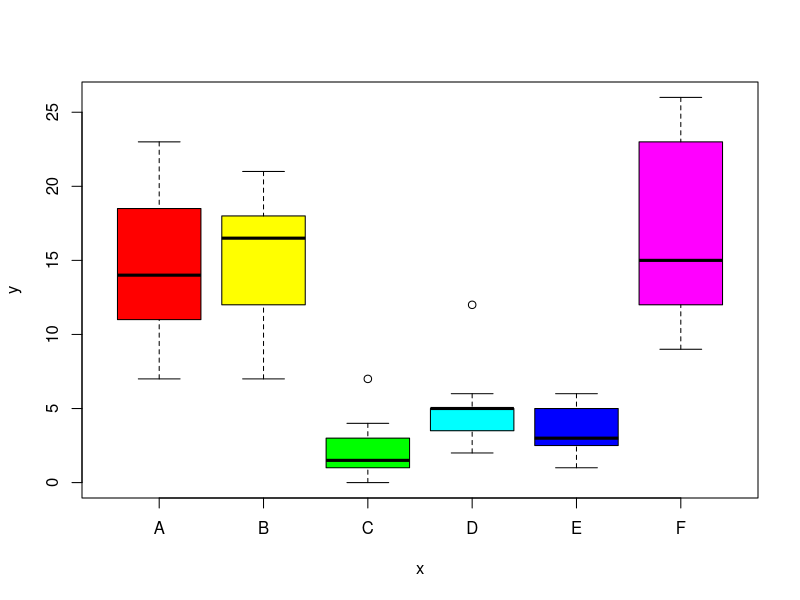
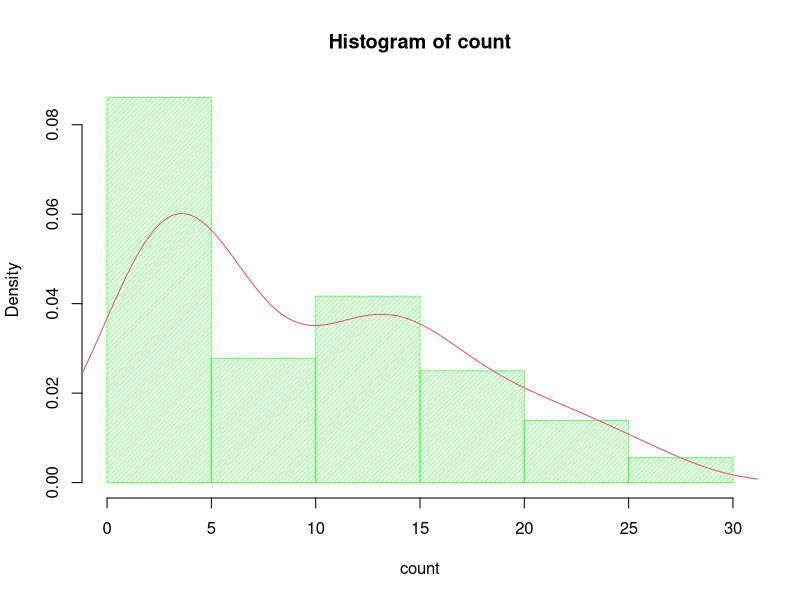
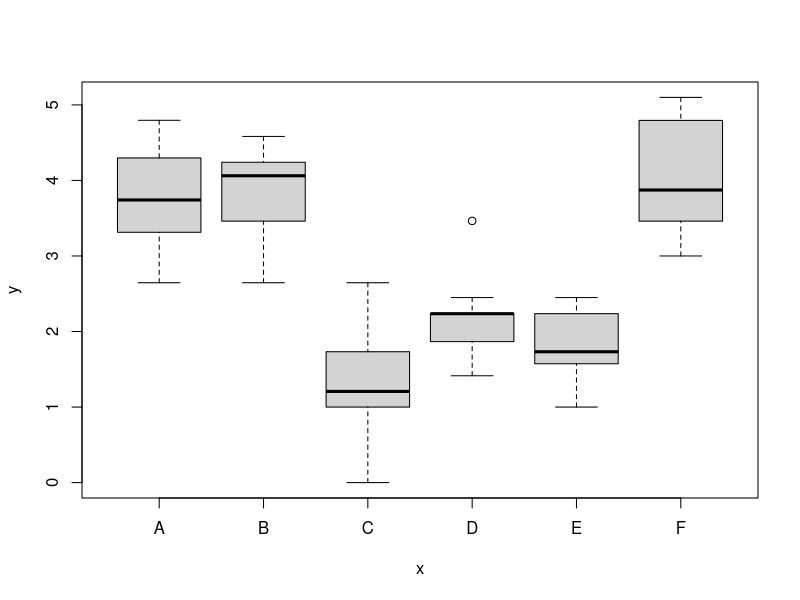
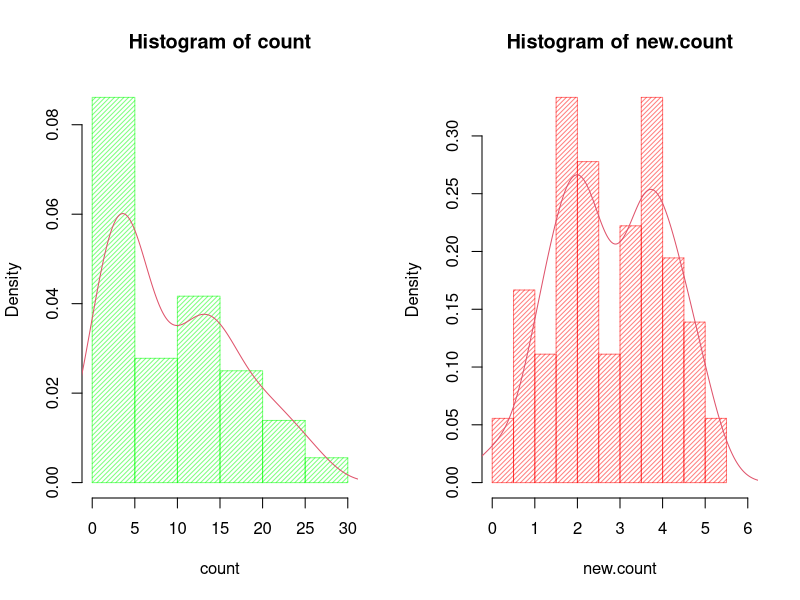
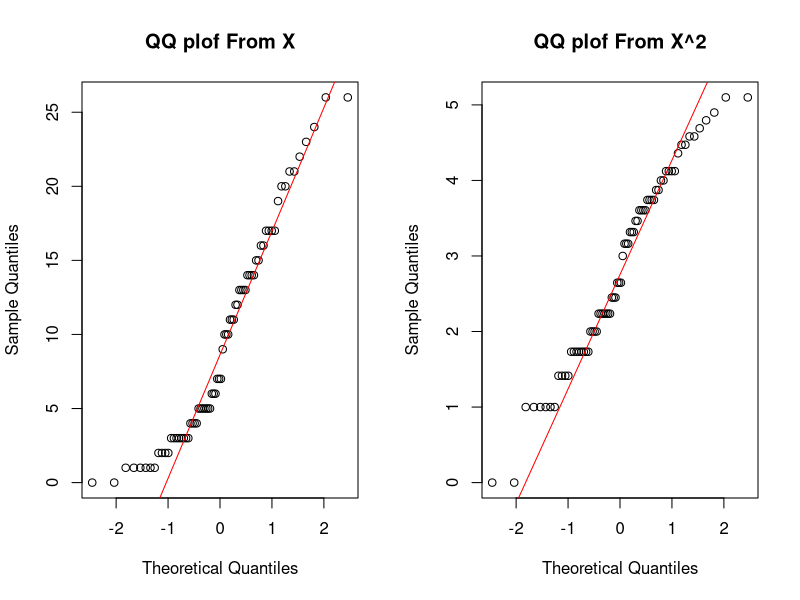
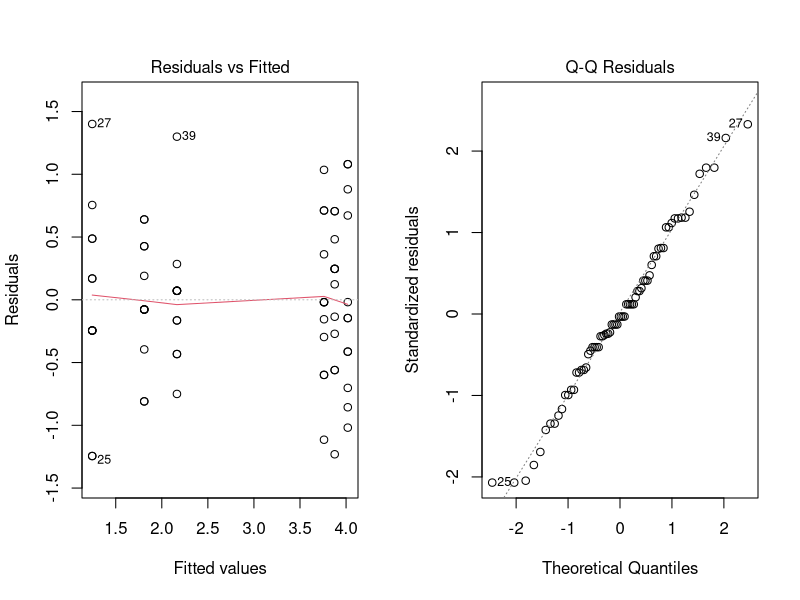
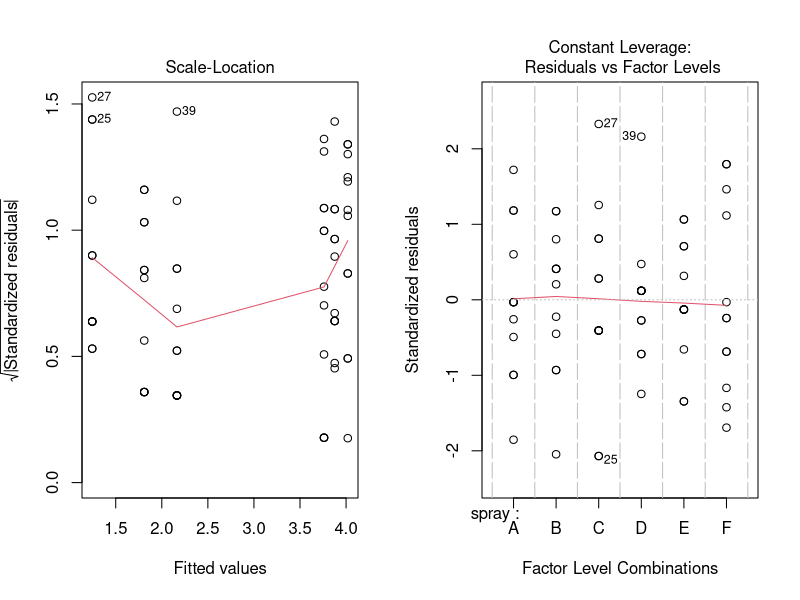

Generate these figures, in order, with R:

# Analysis of variance (ANOVA) is a collection of statistical models and their associated 
# estimation procedures (such as the "variation" among and between groups) used to analyze the differences 
# among group means in a sample. ANOVA was developed by statistician and evolutionary biologist 
# Ronald Fisher. The ANOVA is based on the law of total variance, where the observed variance in 
# a particular variable is partitioned into components attributable to different sources of 
# variation. In its simplest form, ANOVA provides a statistical test of whether two or more 
# population means are equal, and therefore generalizes the t-test beyond two means.


#Packages

#Data
data(InsectSprays) 
attach(InsectSprays)

#visualisation 
head(InsectSprays)
tapply(count, spray, mean) 
tapply(count, spray, var)
tapply(count, spray, length)
summary(InsectSprays)
plot(spray,count,col=rainbow(6))

#Anova
# transformer la variable  X^2  because X don't have a normal distribution 
shapiro.test(count)      # p < 0.05
hist(count, xlim=c(0,30), col=rgb(0,1,0,0.5),density = 30,probability = TRUE)
lines(density(count),col=2) 

new.count <- sqrt(count)
tapply(new.count, spray, mean) 
tapply(new.count, spray, var)
plot(spray,new.count)
par(mfrow=c(1,2))
hist(count, xlim=c(0,30), col=rgb(0,1,0,0.5),density = 30,probability = TRUE)
lines(density(count),col=2) 
hist(new.count, xlim=c(0,6), col=rgb(1,0,0,0.5),density = 30, probability = TRUE)
lines(density(new.count),col=2) 
shapiro.test(new.count)      # p > 0.05


# normal Q-Q plot 
par(mfrow=c(1,2))
qqnorm(count,main="QQ plof From X")
qqline(count,col="red")

qqnorm(new.count,main="QQ plof From X^2")
qqline(new.count,col="red")

#Model avona
modele <- aov(new.count ~ spray) 
coef(modele)
anova(modele)
summary(modele)
TukeyHSD(modele) 
plot(modele)
